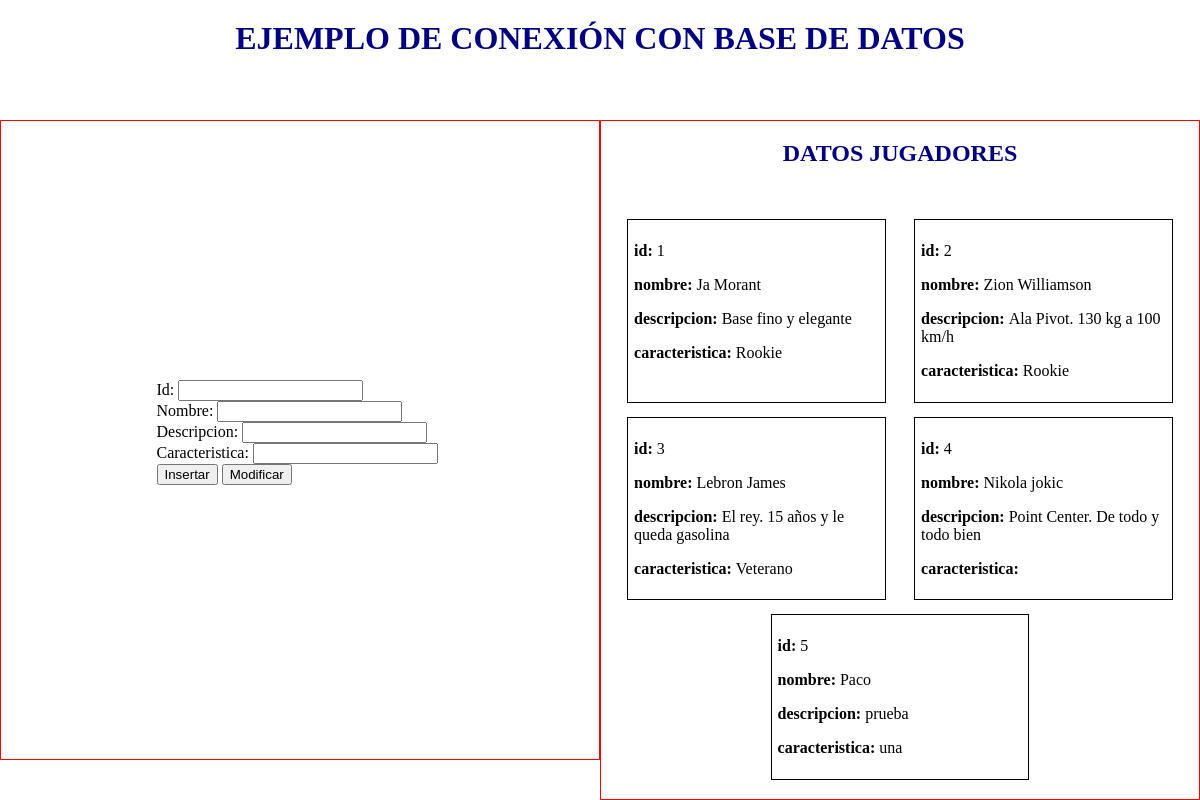
The page /PruebaDBPHPProfe/ejemplosBD.php on the database its author committed.
### tables this page shows
CREATE TABLE `elementos` (
  `id` int(11) NOT NULL,
  `nombre` varchar(20) NOT NULL,
  `descripcion` varchar(50) NOT NULL,
  `caracteristica` varchar(20) DEFAULT NULL
);

### PruebaDBPHPProfe/ejemplosBD.php (the view, shortened to what this page needs)
<?php
require 'conexionBDbaloncesto.php';
?>
<html>
<head>
  <link rel="stylesheet" type="text/css" href="estilos.css">
</head>
<body>
  <main>
      <h1>EJEMPLO DE CONEXIÓN CON BASE DE DATOS</h1>
      <section id='right'>
        <form action="<?php echo $_SERVER['PHP_SELF']; ?>" method="post">
          <label>Id: </label><input type="text" id="idInput" name="id"   /><br />
          <label>Nombre: </label><input type="text" id="nombreInput" name="nombre"   /><br />
          <label>Descripcion: </label><input type="text" id="descripcionInput" name="descripcion"  /><br />
          <label>Caracteristica: </label><input type="text" id="caracteristicaInput" name="caracteristica"   /><br />
          <input type="submit" name="boton" value="Insertar"  />
          <input type="submit" name="boton" value="Modificar"  /><br />
        </form>
        <br />
        <br />
      </section>
      <section id='left'>
        <h2> DATOS JUGADORES </h2>
        <?php
        $query = "SELECT * FROM elementos";
        $result = $conn->query($query);
        if(isset($result) && $result){
          if ($result->num_rows > 0) {
            while($row = $result->fetch_assoc()) {
              $miId = $row['id'];
              echo "<article id='capa_$miId' onclick='pasaDatos($miId)'>";
              foreach ($row as $nombreColumna => $valor) {
                echo "<p>
                  <b>$nombreColumna: </b>
                  <span id='".$nombreColumna."_".$miId."'> $valor </span>
                </p>".PHP_EOL;
              }
              echo "</article>".PHP_EOL;
            }
          } else {
          echo "0 results";
          }
        }else{
        echo $conn->error;
        }
         ?>
      </section>
  </main>
</body>
</html>

### PruebaDBPHPProfe/estilos.css (style rules this page uses)
* { box-sizing: border-box; }
html, body { padding: 0; margin: 0; background-color: white; height: 100%; }
h1, h2 { color: navy; margin: auto; text-align: center; height: 10%; width:100%; }
main { display: flex; flex-wrap: wrap; height: 100%; }
#left, #right { width: 50%; border: 1px solid red; padding: 1%; }
#left { min-height: 80%; display: flex; flex-wrap: wrap; justify-content: space-around; align-content: space-around; }
#right { height: 80%; display: flex; flex-wrap: wrap; justify-content: center; align-content: center; }
#left h2 { width: 100%; }
#left article { width: 45%; border: solid black 1px; padding: 1%; }
form { width: 50%; }

### rows shown on the page
elementos: nombreColumna "id", id "1", nombreColumna "nombre", nombre "Ja Morant", nombreColumna "descripcion", descripcion "Base fino y elegante", nombreColumna "caracteristica", caracteristica "Rookie"
elementos: nombreColumna "id", id "2", nombreColumna "nombre", nombre "Zion Williamson", nombreColumna "descripcion", descripcion "Ala Pivot. 130 kg a 100 km/h", nombreColumna "caracteristica", caracteristica "Rookie"
elementos: nombreColumna "id", id "3", nombreColumna "nombre", nombre "Lebron James", nombreColumna "descripcion", descripcion "El rey. 15 años y le queda gasolina", nombreColumna "caracteristica", caracteristica "Veterano"
elementos: nombreColumna "id", id "4", nombreColumna "nombre", nombre "Nikola jokic", nombreColumna "descripcion", descripcion "Point Center. De todo y todo bien", nombreColumna "caracteristica"
elementos: nombreColumna "id", id "5", nombreColumna "nombre", nombre "Paco", nombreColumna "descripcion", descripcion "prueba", nombreColumna "caracteristica", caracteristica "una"
